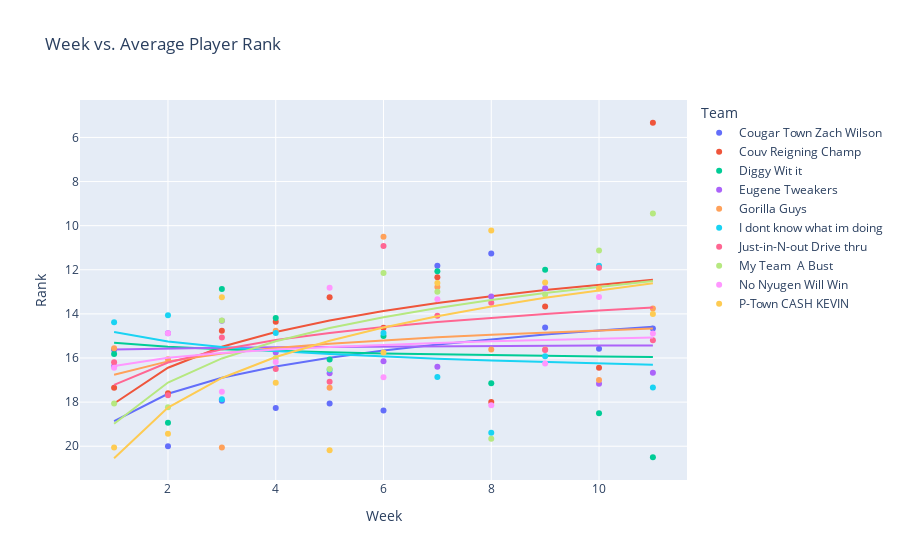

Write notebook code for a chart like this one.
### Code cell
import plotly.io as pio
pio.renderers
plot = px.scatter(test_df, x = 'Week', y = 'Rank', color = 'Team', trendline='ols', trendline_options=dict(log_x=True), title='Week vs. Average Player Rank')
plot.update_yaxes(autorange = 'reversed')
plot.show()

### Figure 1 — Plotly figure (JSON) as saved in the notebook; plotly's stock layout.template omitted (floating-point values rounded to 4 significant figures)
{"data": [{"hovertemplate": "Team=Cougar Town Zach Wilson<br>Week=%{x}<br>Rank=%{y}<extra></extra>", "legendgroup": "Cougar Town Zach Wilson", "marker": {"color": "#636efa", "symbol": "circle"}, "mode": "markers", "name": "Cougar Town Zach Wilson", "orientation": "v", "showlegend": true, "type": "scatter", "x": [1, 2, 3, 4, 5, 6, 7, 8, 9, 10, 11], "xaxis": "x", "y": [15.62, 20, 17.94, 18.27, 18.06, 18.38, 11.81, 11.27, 14.62, 15.58, 14.67], "yaxis": "y"}, {"hovertemplate": "<b>OLS trendline</b><br>Rank = -4.10918 * log10(Week) + 18.8587<br>R<sup>2</sup>=0.224581<br><br>Team=Cougar Town Zach Wilson<br>Week=%{x}<br>Rank=%{y} <b>(trend)</b><extra></extra>", "legendgroup": "Cougar Town Zach Wilson", "marker": {"color": "#636efa", "symbol": "circle"}, "mode": "lines", "name": "Cougar Town Zach Wilson", "showlegend": false, "type": "scatter", "x": [1, 2, 3, 4, 5, 6, 7, 8, 9, 10, 11], "xaxis": "x", "y": [18.86, 17.62, 16.9, 16.38, 15.99, 15.66, 15.39, 15.15, 14.94, 14.75, 14.58], "yaxis": "y"}, {"hovertemplate": "Team=Couv Reigning Champ<br>Week=%{x}<br>Rank=%{y}<extra></extra>", "legendgroup": "Couv Reigning Champ", "marker": {"color": "#EF553B", "symbol": "circle"}, "mode": "markers", "name": "Couv Reigning Champ", "orientation": "v", "showlegend": true, "type": "scatter", "x": [1, 2, 3, 4, 5, 6, 7, 8, 9, 10, 11], "xaxis": "x", "y": [17.35, 17.6, 14.76, 14.35, 13.25, 14.62, 12.33, 18, 13.67, 16.44, 5.333], "yaxis": "y"}, {"hovertemplate": "<b>OLS trendline</b><br>Rank = -5.39072 * log10(Week) + 18.0636<br>R<sup>2</sup>=0.244262<br><br>Team=Couv Reigning Champ<br>Week=%{x}<br>Rank=%{y} <b>(trend)</b><extra></extra>", "legendgroup": "Couv Reigning Champ", "marker": {"color": "#EF553B", "symbol": "circle"}, "mode": "lines", "name": "Couv Reigning Champ", "showlegend": false, "type": "scatter", "x": [1, 2, 3, 4, 5, 6, 7, 8, 9, 10, 11], "xaxis": "x", "y": [18.06, 16.44, 15.49, 14.82, 14.3, 13.87, 13.51, 13.2, 12.92, 12.67, 12.45], "yaxis": "y"}, {"hovertemplate": "Team=Diggy Wit it<br>Week=%{x}<br>Rank=%{y}<extra></extra>", "legendgroup": "Diggy Wit it", "marker": {"color": "#00cc96", "symbol": "circle"}, "mode": "markers", "name": "Diggy Wit it", "orientation": "v", "showlegend": true, "type": "scatter", "x": [1, 2, 3, 4, 5, 6, 7, 8, 9, 10, 11], "xaxis": "x", "y": [15.82, 18.94, 12.87, 14.19, 16.06, 15, 12.07, 17.14, 12, 18.5, 20.5], "yaxis": "y"}, {"hovertemplate": "<b>OLS trendline</b><br>Rank = 0.623612 * log10(Week) + 15.305<br>R<sup>2</sup>=0.005011<br><br>Team=Diggy Wit it<br>Week=%{x}<br>Rank=%{y} <b>(trend)</b><extra></extra>", "legendgroup": "Diggy Wit it", "marker": {"color": "#00cc96", "symbol": "circle"}, "mode": "lines", "name": "Diggy Wit it", "showlegend": false, "type": "scatter", "x": [1, 2, 3, 4, 5, 6, 7, 8, 9, 10, 11], "xaxis": "x", "y": [15.31, 15.49, 15.6, 15.68, 15.74, 15.79, 15.83, 15.87, 15.9, 15.93, 15.95], "yaxis": "y"}, {"hovertemplate": "Team=Eugene Tweakers<br>Week=%{x}<br>Rank=%{y}<extra></extra>", "legendgroup": "Eugene Tweakers", "marker": {"color": "#ab63fa", "symbol": "circle"}, "mode": "markers", "name": "Eugene Tweakers", "orientation": "v", "showlegend": true, "type": "scatter", "x": [1, 2, 3, 4, 5, 6, 7, 8, 9, 10, 11], "xaxis": "x", "y": [16.38, 14.88, 14.31, 15.75, 16.69, 16.14, 16.4, 13.21, 12.83, 17.17, 16.67], "yaxis": "y"}, {"hovertemplate": "<b>OLS trendline</b><br>Rank = -0.179471 * log10(Week) + 15.6171<br>R<sup>2</sup>=0.001552<br><br>Team=Eugene Tweakers<br>Week=%{x}<br>Rank=%{y} <b>(trend)</b><extra></extra>", "legendgroup": "Eugene Tweakers", "marker": {"color": "#ab63fa", "symbol": "circle"}, "mode": "lines", "name": "Eugene Tweakers", "showlegend": false, "type": "scatter", "x": [1, 2, 3, 4, 5, 6, 7, 8, 9, 10, 11], "xaxis": "x", "y": [15.62, 15.56, 15.53, 15.51, 15.49, 15.48, 15.47, 15.46, 15.45, 15.44, 15.43], "yaxis": "y"}, {"hovertemplate": "Team=Gorilla Guys<br>Week=%{x}<br>Rank=%{y}<extra></extra>", "legendgroup": "Gorilla Guys", "marker": {"color": "#FFA15A", "symbol": "circle"}, "mode": "markers", "name": "Gorilla Guys", "orientation": "v", "showlegend": true, "type": "scatter", "x": [1, 2, 3, 4, 5, 6, 7, 8, 9, 10, 11], "xaxis": "x", "y": [15.56, 16.06, 20.06, 14.76, 17.35, 10.5, 12.79, 15.62, 15.62, 17, 13.75], "yaxis": "y"}, {"hovertemplate": "<b>OLS trendline</b><br>Rank = -2.01005 * log10(Week) + 16.7585<br>R<sup>2</sup>=0.067593<br><br>Team=Gorilla Guys<br>Week=%{x}<br>Rank=%{y} <b>(trend)</b><extra></extra>", "legendgroup": "Gorilla Guys", "marker": {"color": "#FFA15A", "symbol": "circle"}, "mode": "lines", "name": "Gorilla Guys", "showlegend": false, "type": "scatter", "x": [1, 2, 3, 4, 5, 6, 7, 8, 9, 10, 11], "xaxis": "x", "y": [16.76, 16.15, 15.8, 15.55, 15.35, 15.19, 15.06, 14.94, 14.84, 14.75, 14.67], "yaxis": "y"}, {"hovertemplate": "Team=I dont know what im doing<br>Week=%{x}<br>Rank=%{y}<extra></extra>", "legendgroup": "I dont know what im doing", "marker": {"color": "#19d3f3", "symbol": "circle"}, "mode": "markers", "name": "I dont know what im doing", "orientation": "v", "showlegend": true, "type": "scatter", "x": [1, 2, 3, 4, 5, 6, 7, 8, 9, 10, 11], "xaxis": "x", "y": [14.38, 14.06, 17.87, 14.87, 16.53, 14.87, 16.87, 19.38, 15.92, 11.82, 17.33], "yaxis": "y"}, {"hovertemplate": "<b>OLS trendline</b><br>Rank = 1.4245 * log10(Week) + 14.8244<br>R<sup>2</sup>=0.048504<br><br>Team=I dont know what im doing<br>Week=%{x}<br>Rank=%{y} <b>(trend)</b><extra></extra>", "legendgroup": "I dont know what im doing", "marker": {"color": "#19d3f3", "symbol": "circle"}, "mode": "lines", "name": "I dont know what im doing", "showlegend": false, "type": "scatter", "x": [1, 2, 3, 4, 5, 6, 7, 8, 9, 10, 11], "xaxis": "x", "y": [14.82, 15.25, 15.5, 15.68, 15.82, 15.93, 16.03, 16.11, 16.18, 16.25, 16.31], "yaxis": "y"}, {"hovertemplate": "Team=Just-in-N-out Drive thru<br>Week=%{x}<br>Rank=%{y}<extra></extra>", "legendgroup": "Just-in-N-out Drive thru", "marker": {"color": "#FF6692", "symbol": "circle"}, "mode": "markers", "name": "Just-in-N-out Drive thru", "orientation": "v", "showlegend": true, "type": "scatter", "x": [1, 2, 3, 4, 5, 6, 7, 8, 9, 10, 11], "xaxis": "x", "y": [16.19, 17.69, 15.07, 16.5, 17.08, 10.92, 14.08, 13.5, 15.64, 11.91, 15.2], "yaxis": "y"}, {"hovertemplate": "<b>OLS trendline</b><br>Rank = -3.37286 * log10(Week) + 17.2189<br>R<sup>2</sup>=0.266063<br><br>Team=Just-in-N-out Drive thru<br>Week=%{x}<br>Rank=%{y} <b>(trend)</b><extra></extra>", "legendgroup": "Just-in-N-out Drive thru", "marker": {"color": "#FF6692", "symbol": "circle"}, "mode": "lines", "name": "Just-in-N-out Drive thru", "showlegend": false, "type": "scatter", "x": [1, 2, 3, 4, 5, 6, 7, 8, 9, 10, 11], "xaxis": "x", "y": [17.22, 16.2, 15.61, 15.19, 14.86, 14.59, 14.37, 14.17, 14.0, 13.85, 13.71], "yaxis": "y"}, {"hovertemplate": "Team=My Team  A Bust<br>Week=%{x}<br>Rank=%{y}<extra></extra>", "legendgroup": "My Team  A Bust", "marker": {"color": "#B6E880", "symbol": "circle"}, "mode": "markers", "name": "My Team  A Bust", "orientation": "v", "showlegend": true, "type": "scatter", "x": [1, 2, 3, 4, 5, 6, 7, 8, 9, 10, 11], "xaxis": "x", "y": [18.06, 18.24, 14.29, 16, 16.5, 12.14, 13, 19.67, 13.12, 11.12, 9.444], "yaxis": "y"}, {"hovertemplate": "<b>OLS trendline</b><br>Rank = -6.21333 * log10(Week) + 18.9837<br>R<sup>2</sup>=0.381907<br><br>Team=My Team  A Bust<br>Week=%{x}<br>Rank=%{y} <b>(trend)</b><extra></extra>", "legendgroup": "My Team  A Bust", "marker": {"color": "#B6E880", "symbol": "circle"}, "mode": "lines", "name": "My Team  A Bust", "showlegend": false, "type": "scatter", "x": [1, 2, 3, 4, 5, 6, 7, 8, 9, 10, 11], "xaxis": "x", "y": [18.98, 17.11, 16.02, 15.24, 14.64, 14.15, 13.73, 13.37, 13.05, 12.77, 12.51], "yaxis": "y"}, {"hovertemplate": "Team=No Nyugen Will Win<br>Week=%{x}<br>Rank=%{y}<extra></extra>", "legendgroup": "No Nyugen Will Win", "marker": {"color": "#FF97FF", "symbol": "circle"}, "mode": "markers", "name": "No Nyugen Will Win", "orientation": "v", "showlegend": true, "type": "scatter", "x": [1, 2, 3, 4, 5, 6, 7, 8, 9, 10, 11], "xaxis": "x", "y": [16.44, 14.88, 17.53, 16.18, 12.81, 16.88, 13.33, 18.14, 16.25, 13.23, 14.89], "yaxis": "y"}, {"hovertemplate": "<b>OLS trendline</b><br>Rank = -1.23573 * log10(Week) + 16.3593<br>R<sup>2</sup>=0.048879<br><br>Team=No Nyugen Will Win<br>Week=%{x}<br>Rank=%{y} <b>(trend)</b><extra></extra>", "legendgroup": "No Nyugen Will Win", "marker": {"color": "#FF97FF", "symbol": "circle"}, "mode": "lines", "name": "No Nyugen Will Win", "showlegend": false, "type": "scatter", "x": [1, 2, 3, 4, 5, 6, 7, 8, 9, 10, 11], "xaxis": "x", "y": [16.36, 15.99, 15.77, 15.62, 15.5, 15.4, 15.31, 15.24, 15.18, 15.12, 15.07], "yaxis": "y"}, {"hovertemplate": "Team=P-Town CASH KEVIN<br>Week=%{x}<br>Rank=%{y}<extra></extra>", "legendgroup": "P-Town CASH KEVIN", "marker": {"color": "#FECB52", "symbol": "circle"}, "mode": "markers", "name": "P-Town CASH KEVIN", "orientation": "v", "showlegend": true, "type": "scatter", "x": [1, 2, 3, 4, 5, 6, 7, 8, 9, 10, 11], "xaxis": "x", "y": [20.06, 19.44, 13.25, 17.12, 20.19, 15.75, 12.6, 10.21, 12.57, 12.85, 14], "yaxis": "y"}, {"hovertemplate": "<b>OLS trendline</b><br>Rank = -7.61761 * log10(Week) + 20.5406<br>R<sup>2</sup>=0.507516<br><br>Team=P-Town CASH KEVIN<br>Week=%{x}<br>Rank=%{y} <b>(trend)</b><extra></extra>", "legendgroup": "P-Town CASH KEVIN", "marker": {"color": "#FECB52", "symbol": "circle"}, "mode": "lines", "name": "P-Town CASH KEVIN", "showlegend": false, "type": "scatter", "x": [1, 2, 3, 4, 5, 6, 7, 8, 9, 10, 11], "xaxis": "x", "y": [20.54, 18.25, 16.91, 15.95, 15.22, 14.61, 14.1, 13.66, 13.27, 12.92, 12.61], "yaxis": "y"}], "layout": {"legend": {"title": {"text": "Team"}, "tracegroupgap": 0}, "title": {"text": "Week vs. Average Player Rank"}, "xaxis": {"anchor": "y", "domain": [0, 1], "title": {"text": "Week"}}, "yaxis": {"anchor": "x", "autorange": "reversed", "domain": [0, 1], "title": {"text": "Rank"}}}}
